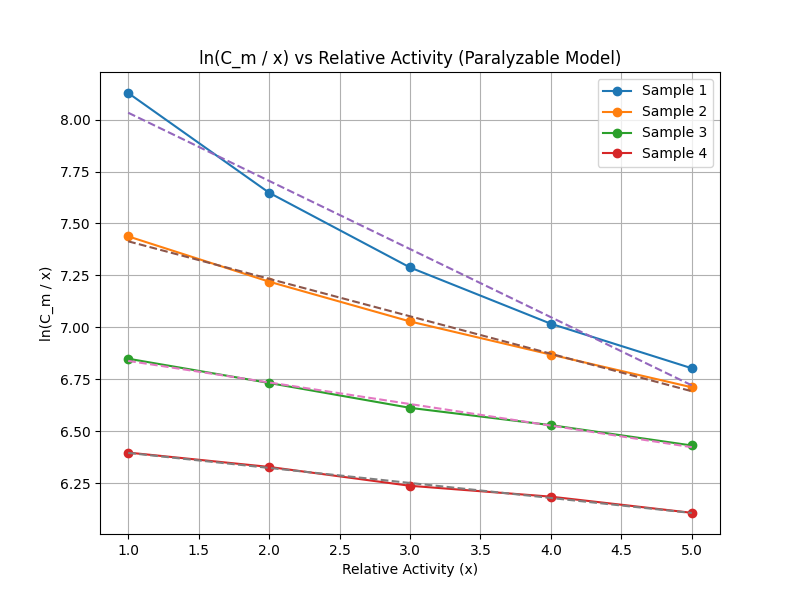

Reproduce this figure in Python.
import pandas as pd
import numpy as np
import matplotlib.pyplot as plt

# Load the data from the Excel file
data = pd.read_csv('Lab32.csv')

# x represents the relative activity, for which we'll assume x = 5 for Sample 5 as indicated in the instructions.
relative_activity = pd.Series([1, 2, 3, 4, 5])

# Calculate ln(C_m/x) for each shelf
log_measured_rate = data.iloc[:, 1:].div(relative_activity.values, axis=0).apply(np.log)

# Plot ln(C_m/x) as a function of x and perform linear fitting to estimate the dead time for paralyzable model
fig, ax = plt.subplots(figsize=(8, 6))

for i, col in enumerate(log_measured_rate.columns):
    ax.plot(relative_activity, log_measured_rate[col], 'o-', label=f'Sample {i+1}')

# Fit a line to each sample
fits_log = {}
for col in log_measured_rate.columns:
    coeffs = np.polyfit(relative_activity, log_measured_rate[col], 1)
    fits_log[col] = coeffs
    ax.plot(relative_activity, np.polyval(coeffs, relative_activity), '--')

ax.set_xlabel('Relative Activity (x)')
ax.set_ylabel('ln(C_m / x)')
ax.set_title('ln(C_m / x) vs Relative Activity (Paralyzable Model)')
ax.legend()
ax.grid(True)
plt.savefig('q3.png')
plt.show()

print(f"Dead Time values (τ) for paralyzable model:", fits_log)